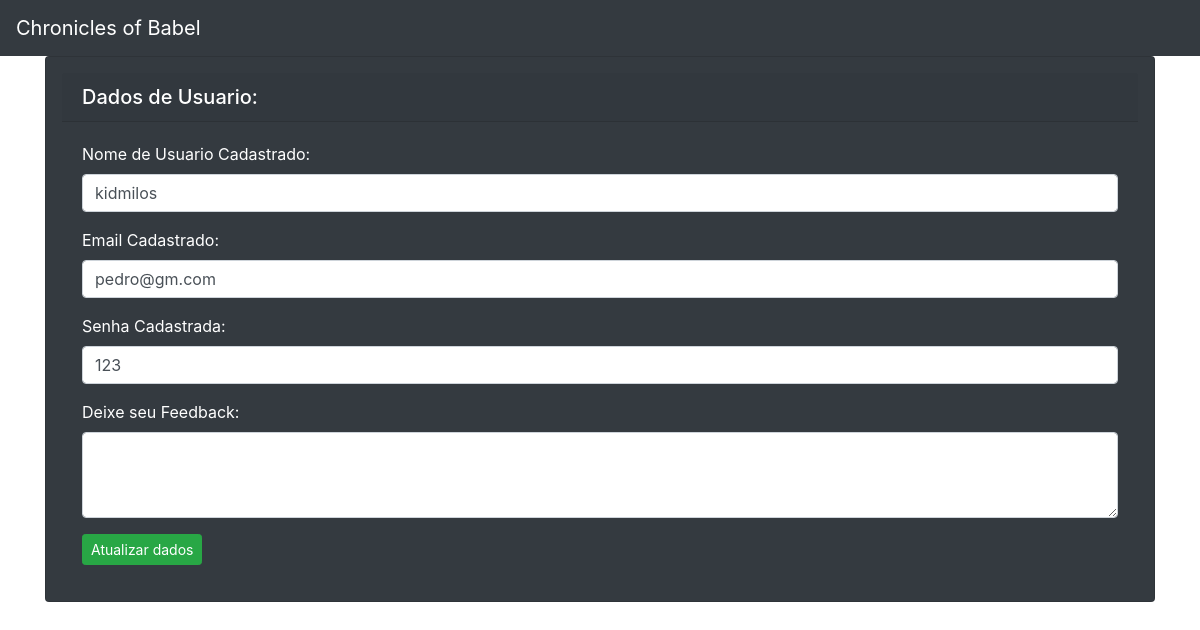
Page /profile.php (signed in) on the committed database.
### tables this page shows
CREATE TABLE `accounts` (
  `user_id` int(11) NOT NULL,
  `username` varchar(255) DEFAULT NULL,
  `password` varchar(255) DEFAULT NULL,
  `email` varchar(255) DEFAULT NULL,
  `role_id` int(11) NOT NULL,
  `created_on` timestamp NOT NULL DEFAULT current_timestamp() ON UPDATE current_timestamp(),
  `feedback` varchar(250) NOT NULL
);

### profile.php (the view, shortened to what this page needs)
<?php session_start();
 require('Conexão.php');
$query_accounts=mysqli_query($con,"select * from accounts where user_id=".$_SESSION["id"]);
$row=mysqli_fetch_array($query_accounts);
	?>
<!DOCTYPE html>
<html>
	<head>
		<link rel="stylesheet" href="profile.css" />
		<link rel="stylesheet" href="https://stackpath.bootstrapcdn.com/bootstrap/4.1.3/css/bootstrap.min.css">
	</head>
	<body>
	<header>
	<nav class="navbar navbar-dark bg-dark">
  <a class="navbar-brand" href="home.php">Chronicles of Babel</a>
</nav>
					</header>
	<section class="login">
	<div class="container align-left">
	<div class="card card text-white bg-dark p-3 center">
	<form method="post" id="perfil" action="editar_perfil.php">
  <h5 class="card-header">Dados de Usuario:</h5>
  <div class="card-body">
  <div class="form-group">
    <label for="exampleFormControlInput1">Nome de Usuario Cadastrado:</label>
    <input type="text" class="form-control" id="exampleFormControlInput1"name="username" value="<?php echo $row['username']?>" placeholder="">
  </div>
  <div class="form-group">
    <label for="exampleFormControlInput1">Email Cadastrado:</label>
    <input type="email" class="form-control" id="exampleFormControlInput1" name="email" value="<?php echo $row['email']?>" placeholder="">
  </div>
  <div class="form-group">
    <label for="exampleFormControlInput1">Senha Cadastrada:</label>
    <input type="text" class="form-control" id="exampleFormControlInput1" name="password" value="<?php echo $row['password']?>" placeholder="">
  </div>
  <div class="form-group">
    <label for="exampleFormControlTextarea1">Deixe seu Feedback:</label>
    <textarea class="form-control" id="exampleFormControlTextarea1" rows="3" name="feedback" ><?php echo $row['feedback']?></textarea>
  </div>
  </form>
  <button type="submit" class="btn btn-sm btn-success"><i class="glyphicon glyphicon-refresh"></i> Atualizar dados</button>
  </div>
  </div>
</section>
	</body>
</html>

### profile.css (style rules this page uses)
body { background-image: url("images/torre.jpg"); max-width:100%; height:auto; }
.btn { display: flex; align-self: center; }
.card { background-color: black; }

### rows in the picture
accounts: username "kidmilos", email "pedro@gm.com", password "123"
